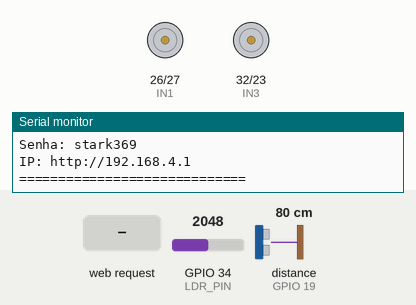
Recording of a sketch running on a simulated ESP32. On the bench: motor-driver pin pairs drawn as motors (green arrow = first pin HIGH = forward, orange = second pin HIGH = backward, longer = more drive, scaled by the enable pin), the last lines printed to the serial monitor. Wiring (inferred from the names in the program): ultrasonic range finder: trigger GPIO 18; echo GPIO 19. The inputs (shaded band) are chosen by the test bench; at power-on: GPIO 34 (LDR_PIN) = 2048, distance to the obstacle (sensor on GPIO 19) 80 cm. The echo pulse lasts 58.3 µs per cm.

Above: at 2.2 s.
2.3 s: HTTP request GET /frente received
At 3.3 s:
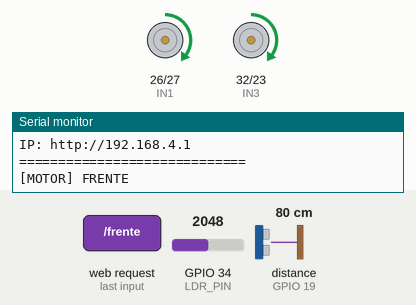
3.8 s: HTTP request GET /tras received
At 4.6 s:
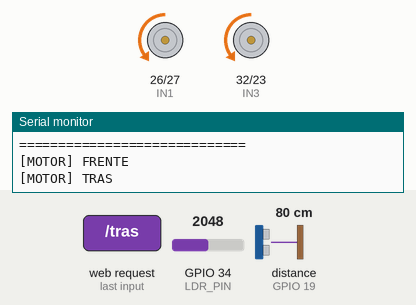
5.3 s: HTTP request GET /esquerda received
At 5.6 s:
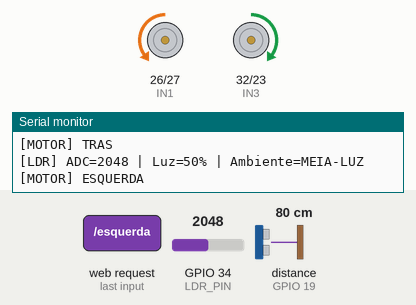
6.8 s: HTTP request GET /direita received
At 7.9 s:
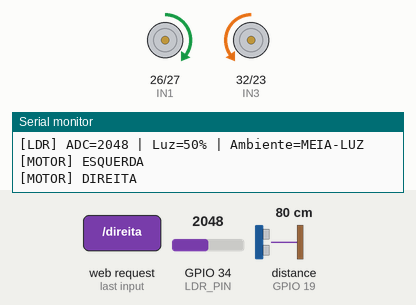
8.3 s: GPIO 34 (LDR_PIN) set to 2632
9.8 s: GPIO 34 (LDR_PIN) set to 2722
Timing chart, 0 to 12.5 s (numbered marks = the images above; inputs shaded):
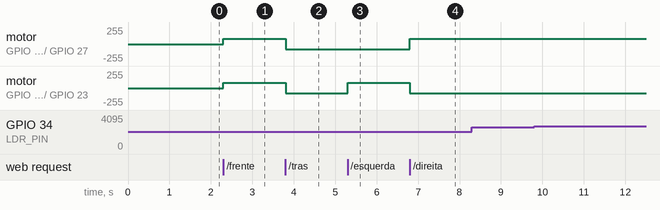

The sketch:

codigo.ino
```cpp
#include <WiFi.h>
#include <WebServer.h>
#include <DNSServer.h>

// =====================================================
// WIFI
// =====================================================

const char* ssid = "tony";
const char* password = "stark369";

IPAddress local_IP(192, 168, 4, 1);
IPAddress gateway(192, 168, 4, 1);
IPAddress subnet(255, 255, 255, 0);

WebServer server(80);
DNSServer dnsServer;

// =====================================================
// L298N
// =====================================================

#define ENA 25
#define IN1 26
#define IN2 27

#define ENB 33
#define IN3 32
#define IN4 23

// =====================================================
// ULTRASSONICO
// =====================================================

#define TRIG 18
#define ECHO 19

// =====================================================
// LDR
// =====================================================

#define LDR_PIN 34

// =====================================================
// CONFIGURACOES
// =====================================================

int velocidade = 80;

// Bloqueia SOMENTE a re quando estiver a 5 cm ou menos
const float DISTANCIA_BLOQUEIO_RE = 5.0;

// Log do LDR no Serial Monitor a cada 5 segundos
const unsigned long INTERVALO_LOG_LDR = 5000;

String estado = "PARADO";
float distanciaAtual = -1;
int leituraLDR = 0;
int luminosidade = 0;

// =====================================================
// DISTANCIA
// =====================================================

float medirDistancia() {
  digitalWrite(TRIG, LOW);
  delayMicroseconds(2);
  digitalWrite(TRIG, HIGH);
  delayMicroseconds(10);
  digitalWrite(TRIG, LOW);

  long duracao = pulseIn(ECHO, HIGH, 30000);
  if (duracao == 0) return -1;

  float distancia = duracao * 0.0343 / 2.0;
  if (distancia < 2 || distancia > 400) return -1;

  return distancia;
}

// =====================================================
// LUMINOSIDADE
// =====================================================

void lerLuminosidade() {
  long soma = 0;

  for (int i = 0; i < 10; i++) {
    soma += analogRead(LDR_PIN);
    delayMicroseconds(200);
  }

  leituraLDR = soma / 10;

  // Ligacao esperada:
  // 3V3 -> LDR -> ponto GPIO34 -> resistor -> GND
  // mais claro = ADC maior; mais escuro = ADC menor
  luminosidade = map(leituraLDR, 0, 4095, 0, 100);
  luminosidade = constrain(luminosidade, 0, 100);
}

// =====================================================
// PWM / MOTORES
// =====================================================

void aplicarVelocidade() {
  analogWrite(ENA, velocidade);
  analogWrite(ENB, velocidade);
}

void parar() {
  digitalWrite(IN1, LOW);
  digitalWrite(IN2, LOW);
  digitalWrite(IN3, LOW);
  digitalWrite(IN4, LOW);
  analogWrite(ENA, 0);
  analogWrite(ENB, 0);
  estado = "PARADO";
  Serial.println("[MOTOR] PARADO");
}

void frente() {
  // Frente sempre liberada. O ultrassonico atua como sensor de estacionamento da re.
  digitalWrite(IN1, HIGH);
  digitalWrite(IN2, LOW);
  digitalWrite(IN3, HIGH);
  digitalWrite(IN4, LOW);
  aplicarVelocidade();
  estado = "FRENTE";
  Serial.println("[MOTOR] FRENTE");
}

void tras() {
  distanciaAtual = medirDistancia();

  if (distanciaAtual > 0 && distanciaAtual <= DISTANCIA_BLOQUEIO_RE) {
    parar();
    estado = "RE_BLOQUEADA";
    Serial.print("[SEGURANCA] RE BLOQUEADA: ");
    Serial.print(distanciaAtual, 1);
    Serial.println(" cm");
    return;
  }

  digitalWrite(IN1, LOW);
  digitalWrite(IN2, HIGH);
  digitalWrite(IN3, LOW);
  digitalWrite(IN4, HIGH);
  aplicarVelocidade();
  estado = "TRAS";
  Serial.println("[MOTOR] TRAS");
}

void esquerda() {
  digitalWrite(IN1, LOW);
  digitalWrite(IN2, HIGH);
  digitalWrite(IN3, HIGH);
  digitalWrite(IN4, LOW);
  aplicarVelocidade();
  estado = "ESQUERDA";
  Serial.println("[MOTOR] ESQUERDA");
}

void direita() {
  digitalWrite(IN1, HIGH);
  digitalWrite(IN2, LOW);
  digitalWrite(IN3, LOW);
  digitalWrite(IN4, HIGH);
  aplicarVelocidade();
  estado = "DIREITA";
  Serial.println("[MOTOR] DIREITA");
}

// =====================================================
// PAGINA WEB
// =====================================================

String pagina() {
return R"rawliteral(
<!DOCTYPE html>
<html lang="pt-BR">
<head>
<meta charset="UTF-8">
<meta name="viewport" content="width=device-width,initial-scale=1,maximum-scale=1,user-scalable=no">
<title>Carrinho ESP32</title>
<style>
*{box-sizing:border-box;touch-action:manipulation}
:root{--fundo:#101010;--card:#1d1d1d;--texto:#fff;--secundario:#aaa}
body{margin:0;padding:15px;background:var(--fundo);color:var(--texto);font-family:Arial,sans-serif;text-align:center;transition:background .4s,color .4s}
body.claro{--fundo:#eee;--card:#fff;--texto:#111;--secundario:#555}
body.escuro{--fundo:#101010;--card:#1d1d1d;--texto:#fff;--secundario:#aaa}
h1{margin:10px 0 5px}.online{display:inline-block;padding:8px 18px;border-radius:20px;background:#143d20;color:#56ff7c;font-weight:bold;margin:5px}
.luz{margin:10px auto;padding:12px;max-width:330px;background:var(--card);border-radius:15px}.periodo{font-size:24px;font-weight:bold}.luminosidade{color:var(--secundario);margin-top:5px}
.temas{margin:12px 0}.temaBotao{padding:9px 14px;margin:3px;border:0;border-radius:10px;background:#444;color:#fff;font-size:14px}.temaAtivo{background:#1565c0}
.distanciaBox{margin:15px auto;width:300px;max-width:95%;padding:15px;border-radius:20px;background:var(--card);border:4px solid #333;transition:.2s}.distanciaNumero{font-size:55px;font-weight:bold}.cm{color:var(--secundario)}
.atencao{border-color:#ff9800}.perigo{background:#c62828!important;border-color:#ff5252;color:#fff}.critico{background:#d50000!important;border-color:#fff;color:#fff;animation:piscar .15s infinite}
@keyframes piscar{0%{opacity:1}50%{opacity:.35}100%{opacity:1}}.alertaTexto{display:none;margin:10px auto;max-width:300px;padding:10px;border-radius:12px;background:#d50000;color:#fff;font-weight:bold}
.controle{display:grid;grid-template-columns:90px 90px 90px;grid-template-rows:90px 90px 90px;gap:10px;justify-content:center;margin-top:20px}.controle button{border:0;border-radius:20px;background:#333;color:#fff;font-size:32px;user-select:none}.controle button:active{background:#777;transform:scale(.94)}
.frente{grid-column:2;grid-row:1}.esquerda{grid-column:1;grid-row:2}.stop{grid-column:2;grid-row:2;background:#c62828!important;font-size:15px!important;font-weight:bold}.direita{grid-column:3;grid-row:2}.tras{grid-column:2;grid-row:3}
.som{margin:15px;padding:12px 20px;border:0;border-radius:12px;background:#1565c0;color:#fff;font-size:16px}.slider{width:300px;max-width:90%}
</style>
</head>
<body class="escuro">
<h1>Carrinho ESP32</h1>
<div class="online">● ONLINE</div>
<div class="luz"><div class="periodo" id="periodo">☀ DIA</div><div class="luminosidade">Luminosidade: <strong id="luzValor">--</strong>%<br><small>ADC bruto: <strong id="ldrRaw">--</strong></small></div></div>
<div class="temas"><button id="autoBtn" class="temaBotao temaAtivo" onclick="tema('auto')">AUTO</button><button id="claroBtn" class="temaBotao" onclick="tema('claro')">CLARO</button><button id="escuroBtn" class="temaBotao" onclick="tema('escuro')">ESCURO</button></div>
<div class="distanciaBox" id="distanciaBox"><div>DISTÂNCIA</div><div class="distanciaNumero" id="distancia">---</div><div class="cm">cm</div></div>
<div id="alerta" class="alertaTexto">OBSTÁCULO!</div>
<p>Estado: <strong id="estado">PARADO</strong></p>
<button id="somBotao" class="som" onclick="toggleSom()">🔇 ATIVAR ALERTA SONORO</button>
<div class="controle">
<button class="frente" onpointerdown="mover('frente')" onpointerup="parar()" onpointercancel="parar()">▲</button>
<button class="esquerda" onpointerdown="mover('esquerda')" onpointerup="parar()" onpointercancel="parar()">◀</button>
<button class="stop" onclick="parar()">PARAR</button>
<button class="direita" onpointerdown="mover('direita')" onpointerup="parar()" onpointercancel="parar()">▶</button>
<button class="tras" onpointerdown="mover('tras')" onpointerup="parar()" onpointercancel="parar()">▼</button>
</div>
<h3>Velocidade</h3>
<input id="slider" class="slider" type="range" min="40" max="140" value="80">
<p>PWM: <strong id="valor">80</strong>/255</p>
<script>
let modoTema="auto",somAtivo=false,audioCtx=null,beepTimer=null,osciladorContinuo=null,ultimaFaixaSom=-1,ultimoEstadoSom="";
function mover(d){fetch('/'+d)}function parar(){fetch('/parar')}
const slider=document.getElementById('slider');slider.addEventListener('input',function(){document.getElementById('valor').innerText=this.value;fetch('/velocidade?valor='+this.value)});
function toggleSom(){somAtivo=!somAtivo;if(somAtivo){if(!audioCtx)audioCtx=new(window.AudioContext||window.webkitAudioContext)();if(audioCtx.state==='suspended')audioCtx.resume();document.getElementById('somBotao').innerText='🔊 ALERTA SONORO ATIVO'}else{pararSom();document.getElementById('somBotao').innerText='🔇 ATIVAR ALERTA SONORO'}}
function beep(d=100){if(!somAtivo||!audioCtx)return;const o=audioCtx.createOscillator(),g=audioCtx.createGain();o.frequency.value=900;g.gain.value=.12;o.connect(g);g.connect(audioCtx.destination);o.start();setTimeout(()=>{try{o.stop()}catch(e){}},d)}
function iniciarSomContinuo(){if(!somAtivo||!audioCtx||osciladorContinuo)return;osciladorContinuo=audioCtx.createOscillator();const g=audioCtx.createGain();osciladorContinuo.frequency.value=1100;g.gain.value=.12;osciladorContinuo.connect(g);g.connect(audioCtx.destination);osciladorContinuo.start()}
function pararSom(){if(beepTimer){clearTimeout(beepTimer);beepTimer=null}if(osciladorContinuo){try{osciladorContinuo.stop()}catch(e){}osciladorContinuo=null}}
function atualizarSom(d){pararSom();const e=document.getElementById('estado').innerText;if(e!=='TRAS'&&e!=='RE_BLOQUEADA')return;if(!somAtivo||d<0||d>100)return;if(d<=5){iniciarSomContinuo();return}let i;if(d<=15)i=100;else if(d<=25)i=180;else if(d<=40)i=300;else if(d<=60)i=600;else i=1100;function ciclo(){if(!somAtivo)return;beep(80);beepTimer=setTimeout(ciclo,i)}ciclo()}
function tema(n){modoTema=n;['auto','claro','escuro'].forEach(x=>document.getElementById(x+'Btn').classList.remove('temaAtivo'));document.getElementById(n+'Btn').classList.add('temaAtivo');aplicarTema()}
function aplicarTema(){let c=false;if(modoTema==='claro')c=true;else if(modoTema==='auto')c=parseInt(document.getElementById('luzValor').innerText)>=45;document.body.classList.remove('claro','escuro');document.body.classList.add(c?'claro':'escuro')}
function faixaSom(d){if(d<0||d>100)return 0;if(d<=5)return 6;if(d<=15)return 5;if(d<=25)return 4;if(d<=40)return 3;if(d<=60)return 2;return 1}
function atualizarStatus(){fetch('/status').then(r=>r.json()).then(data=>{document.querySelector('.online').innerText='● ONLINE';document.getElementById('estado').innerText=data.estado;document.getElementById('valor').innerText=data.velocidade;const box=document.getElementById('distanciaBox'),dist=document.getElementById('distancia'),al=document.getElementById('alerta');box.classList.remove('atencao','perigo','critico');if(data.distancia<0){dist.innerText='---';al.style.display='none'}else{dist.innerText=data.distancia.toFixed(1);if(data.distancia<=100&&data.distancia>40)box.classList.add('atencao');if(data.distancia<=40&&data.distancia>5)box.classList.add('perigo');if(data.distancia<=5)box.classList.add('critico');if(data.distancia<=5){al.style.display='block';al.innerText='⚠ RE BLOQUEADA: 5 cm OU MENOS!'}else al.style.display='none'}const f=faixaSom(data.distancia);if(f!==ultimaFaixaSom||data.estado!==ultimoEstadoSom){ultimaFaixaSom=f;ultimoEstadoSom=data.estado;atualizarSom(data.distancia)}document.getElementById('luzValor').innerText=data.luz;document.getElementById('ldrRaw').innerText=data.ldr;const p=document.getElementById('periodo');if(data.luz>=65)p.innerText='☀ DIA';else if(data.luz>=30)p.innerText='🌤 MEIA-LUZ';else p.innerText='🌙 NOITE';if(modoTema==='auto')aplicarTema()}).catch(()=>document.querySelector('.online').innerText='● DESCONECTADO')}
setInterval(atualizarStatus,250);window.addEventListener('blur',parar);document.addEventListener('visibilitychange',()=>{if(document.hidden)parar()});document.addEventListener('contextmenu',e=>e.preventDefault());
</script>
</body>
</html>
)rawliteral";
}

// =====================================================
// SETUP
// =====================================================

void setup() {
  Serial.begin(115200);
  delay(1000);

  pinMode(ENA, OUTPUT);
  pinMode(IN1, OUTPUT);
  pinMode(IN2, OUTPUT);
  pinMode(ENB, OUTPUT);
  pinMode(IN3, OUTPUT);
  pinMode(IN4, OUTPUT);
  pinMode(TRIG, OUTPUT);
  pinMode(ECHO, INPUT);
  pinMode(LDR_PIN, INPUT);
  digitalWrite(TRIG, LOW);
  parar();

  WiFi.mode(WIFI_AP);
  WiFi.softAPConfig(local_IP, gateway, subnet);
  bool wifiOK = WiFi.softAP(ssid, password);
  Serial.println(wifiOK ? "[WIFI] OK" : "[WIFI] ERRO");

  dnsServer.start(53, "*", local_IP);

  server.on("/", [](){server.send(200,"text/html",pagina());});
  server.on("/frente", [](){frente();server.send(200,"text/plain","OK");});
  server.on("/tras", [](){tras();server.send(200,"text/plain","OK");});
  server.on("/esquerda", [](){esquerda();server.send(200,"text/plain","OK");});
  server.on("/direita", [](){direita();server.send(200,"text/plain","OK");});
  server.on("/parar", [](){parar();server.send(200,"text/plain","OK");});

  server.on("/velocidade", [](){
    if (server.hasArg("valor")) {
      velocidade = constrain(server.arg("valor").toInt(), 0, 255);
      if (estado != "PARADO" && estado != "RE_BLOQUEADA") aplicarVelocidade();
      Serial.print("[PWM] "); Serial.println(velocidade);
    }
    server.send(200,"text/plain",String(velocidade));
  });

  server.on("/status", [](){
    String json="{";
    json += "\"estado\":\"" + estado + "\",";
    json += "\"velocidade\":" + String(velocidade) + ",";
    json += "\"distancia\":" + String(distanciaAtual,1) + ",";
    json += "\"luz\":" + String(luminosidade) + ",";
    json += "\"ldr\":" + String(leituraLDR);
    json += "}";
    server.send(200,"application/json",json);
  });

  server.onNotFound([](){server.sendHeader("Location","http://192.168.4.1",true);server.send(302,"text/plain","");});
  server.begin();

  Serial.println("=============================");
  Serial.println("CARRINHO ESP32 PRONTO");
  Serial.println("WiFi: tony");
  Serial.println("Senha: stark369");
  Serial.println("IP: http://192.168.4.1");
  Serial.println("=============================");
}

// =====================================================
// LOOP
// =====================================================

void loop() {
  dnsServer.processNextRequest();
  server.handleClient();

  static unsigned long ultimoSensor = 0;

  if (millis() - ultimoSensor >= 100) {
    ultimoSensor = millis();
    distanciaAtual = medirDistancia();

    // Protecao somente da re
    if (estado == "TRAS" && distanciaAtual > 0 && distanciaAtual <= DISTANCIA_BLOQUEIO_RE) {
      parar();
      estado = "RE_BLOQUEADA";
      Serial.print("[SEGURANCA] RE BLOQUEADA: ");
      Serial.print(distanciaAtual, 1);
      Serial.println(" cm");
    }

    lerLuminosidade();

    static unsigned long ultimoLogLDR = 0;
    if (millis() - ultimoLogLDR >= INTERVALO_LOG_LDR) {
      ultimoLogLDR = millis();
      Serial.print("[LDR] ADC=");
      Serial.print(leituraLDR);
      Serial.print(" | Luz=");
      Serial.print(luminosidade);
      Serial.print("% | Ambiente=");
      if (luminosidade >= 65) Serial.println("DIA");
      else if (luminosidade >= 30) Serial.println("MEIA-LUZ");
      else Serial.println("NOITE");
    }
  }
}
```

Measured:
- after the input at 2.3 s, motor on GPIO 26 (IN1) / GPIO 27 (IN2), motor on GPIO 32 (IN3) / GPIO 23 (IN4): stopped → forward 80/255 at once
- after the input at 3.8 s, motor on GPIO 26 (IN1) / GPIO 27 (IN2), motor on GPIO 32 (IN3) / GPIO 23 (IN4): forward 80/255 → backward 80/255 at once
- after the input at 5.3 s, motor on GPIO 32 (IN3) / GPIO 23 (IN4): backward 80/255 → forward 80/255 at once
- after the input at 6.8 s, motor on GPIO 26 (IN1) / GPIO 27 (IN2): backward 80/255 → forward 80/255 at once; motor on GPIO 32 (IN3) / GPIO 23 (IN4): forward 80/255 → backward 80/255 at once
- after the input at 8.3 s, every drawn part: stays the same
